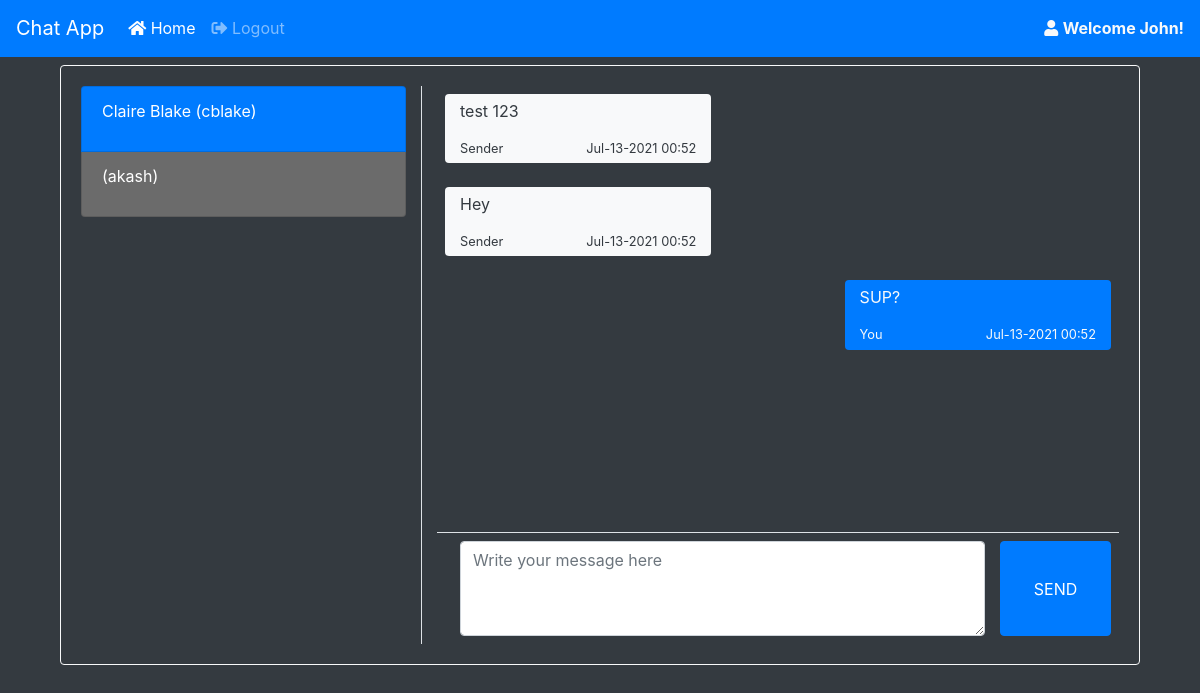
/home/?u=6 (signed in), run on the app's committed database.
### chat/models.py (models this page shows, shortened)
class chatMessages(models.Model):
    user_from = models.ForeignKey(User,
        on_delete=models.CASCADE,related_name="+")
    user_to = models.ForeignKey(User,
        on_delete=models.CASCADE,related_name="+")
    message = models.TextField()
    date_created = models.DateTimeField(default=timezone.now)

### chat/views.py (the view)
# urls.py: path('', views.home, name='chat-home'),
@login_required
def home(request):
    User = get_user_model()
    users = User.objects.all()
    chats = {}
    if request.method == 'GET' and 'u' in request.GET:
        chats = chatMessages.objects.filter(Q(user_from=request.user.id, user_to=request.GET['u']) | Q(user_from=request.GET['u'], user_to=request.user.id))
        chats = chats.order_by('date_created')
    context = {
        "page":"home",
        "users":users,
        "chats":chats,
        "chat_id": int(request.GET['u'] if request.method == 'GET' and 'u' in request.GET else 0)
    }
    print(request.GET['u'] if request.method == 'GET' and 'u' in request.GET else 0)
    return render(request,"chat/home.html",context)

### chat/templates/chat/home.html (shortened to what this page needs)
{% extends 'chat/base.html' %} {% load static %}  {% block content %}
<div class="container" style="height: 75%;">
    <div class="card bg-dark h-100 border-light">
        <div class="card-body h-100">
            <div class="row h-100">
                <div class="col-md-4 border-right h-100">
                    <div class="list-group bg-dark" id='user-list'>
                        {% for u in users %} {% if not u.id == 1 and not u.id == user.id %}
                        <a class="list-group-item {% if u.id != chat_id %}bg-dark{% else %}bg-primary{% endif %} text-white" href="{% url 'chat-home' %}?u={{u.id}}">
                            <div>
                                <p>{{u.first_name}} {{u.last_name}} ({{u.username}})</p>
                            </div>
                        </a>
                        {% endif %} {% endfor %}
                    </div>
                </div>
                <div class="col-md-8 h-100">
                    {% if not chat_id > 0 %}
                    <div class="h-100 d-flex flex-column justify-content-center align-items-center">
                        <h3>Start Chat now</h3>
                        <p><small class="text-muted">Please select a person to chat with.</small></p>
                    </div>
                    {% else%}
                    <div id="chat-box-field" class="h-100">
                        <div class="chat-box" style="height:80%">
                            {% for chat in chats %} {% if chat.user_from == user %}
                            <div class="p-2 w-100 d-flex justify-content-end">
                                <div class=" chat-bubble  ml-2 mb-2 bg-primary text-light rounded" data-id="{{chat.id}}">
                                    <p>{{chat.message}}</p>
                                    <div class="d-flex justify-content-between"><small>You</small> <small>{{chat.date_created|date:"M-d-Y H:i"}}</small></div>
                                </div>
                            </div>
                            {% else %}
                            <div class="p-2 w-100 d-flex justify-content-start">
                                <div class="chat-bubble mr-2 mb-2 bg-light text-dark rounded" data-id="{{chat.id}}">
                                    <p>{{chat.message}}</p>
                                    <div class=" d-flex justify-content-between"><small>Sender</small> <small>{{chat.date_created|date:"M-d-Y H:i"}}</small></div>
                                </div>
                            </div>
                            {% endif %} {% endfor %}
                        </div>
                        <div class="chat-box-form border-top p-2" style="height:20%">
                            <div class="w-100 h-100">
                                <form action="" id="chat-submit" class="h-100 d-flex ">
                                    <div class="col-md-10 h-100">
                                        <textarea name="message" id="" class="h-100 w-100 form-control" placeholder="Write your message here"></textarea>
                                    </div>
                                    <button class="button btn btn-primary h-100 w-100 justify-content-center align-items-center d-flex">SEND</button>
                                </form>
                            </div>
                        </div>
                    </div>
                    {% endif %}
                </div>
            </div>
        </div>
    </div>
</div>
{% endblock %}

### chat/templates/chat/base.html (shortened to what this page needs)
<!DOCTYPE html>
<html lang="en">
{% load static %}
<head>
    <link rel="stylesheet" href="{% static 'css/bootstrap.min.css' %}">
    <link rel="stylesheet" href="{% static 'fontawesome-free/css/all.min.css' %}">
    <link rel="stylesheet" href="{% static 'css/custom.css' %}">
</head>
<body class='bg-dark text-light'>
    <nav class="navbar navbar-expand-lg navbar-dark bg-primary w-100 border-bottom border-primary mb-2" id="top-nav">
        <a class="navbar-brand" href="{% url 'chat-home' %}">Chat App</a>
        <div class="collapse navbar-collapse" id="nav-menu">
            <ul class="navbar-nav mr-auto">
                <li class="nav-item {% if page == 'home' %} active {% endif %}">
                    <a class="nav-link" href="{% url 'chat-home' %}"><i class="fa fa-home"></i> Home</a>
                </li>
                <li class="nav-item">
                    <a class="nav-link" href="{% url 'chat-logout' %}"><i class="fa fa-sign-out-alt"></i> Logout</a>
                </li>
            </ul>
            {% if user.is_authenticated %}
            <span><a class="text-light"  href="{% url 'chat-profile' %}"><i class="fa fa-user"></i> <b>Welcome {{user.first_name}}!</b></a></span> {% endif %}
        </div>
    </nav>
    <div class="container h-100">
        {% block content %}{% endblock content %}
    </div>
</body>
</html>

### static/css/custom.css (style rules this page uses)
html, body { height: 100%; width: 100%; }

### chat/templates/chat/base.html (style rules this page uses)
html, body { height: 100%; width: 100%; }

### chat/templates/chat/home.html (style rules this page uses)
#user-list a.bg-dark { background-color: rgb(107, 107, 107) !important; }
.list-group-item { cursor: pointer }
.chat-bubble { min-width: 40%; max-width: 80%; padding: 5px 15px; }
.chat-box { overflow: auto; max-width: 100%; }

### data on the page
chatMessages: message "test 123", date_created "Jul-13-2021 00:52"
chatMessages: message "Hey", date_created "Jul-13-2021 00:52"
chatMessages: message "SUP?", date_created "Jul-13-2021 00:52"

### other printed values
{{ user.first_name }} "John"
{{ u.first_name }} "Claire"
{{ u.last_name }} "Blake"
{{ u.username }} "cblake"
{{ u.username }} "akash"
